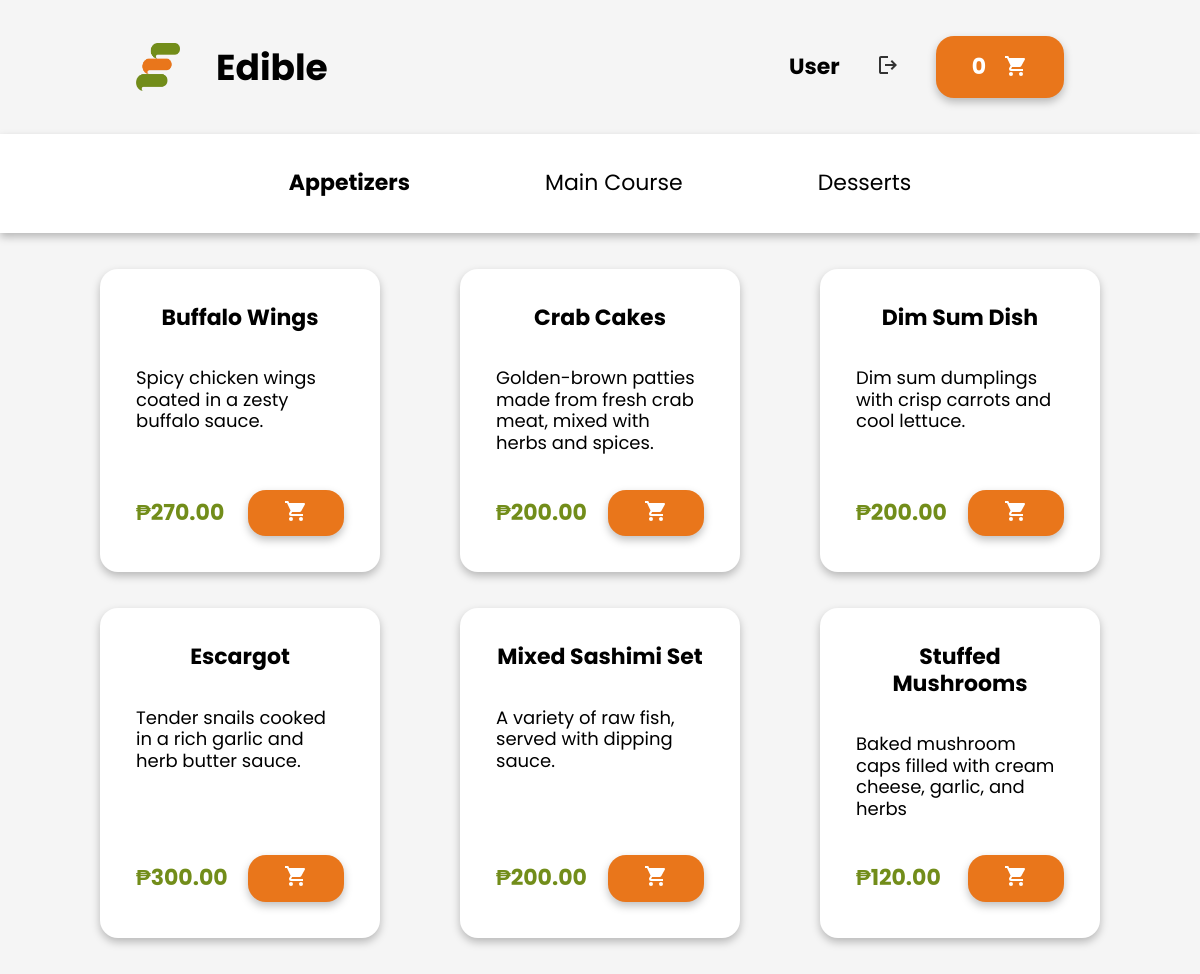
/html/menu-page.php (signed in), run on the app's committed database.
### tables this page shows
CREATE TABLE menu (
  id int(11) NOT NULL AUTO_INCREMENT,
  name varchar(50) NOT NULL,
  description text NOT NULL,
  price int(11) NOT NULL,
  category varchar(50) NOT NULL,
  status tinyint(4) NOT NULL,
  PRIMARY KEY (id)
);

### html/menu-page.php (the view, shortened to what this page needs)
<?php
include("../scripts/connection.php");
$fetchMenuItemsQuery = "SELECT * FROM menu WHERE status = 1 ORDER BY category, name";
$menuItems = $conn->query($fetchMenuItemsQuery);
$menu = array(
    'appetizer' => array(),
    'main-course' => array(),
    'dessert' => array()
);
if ($menuItems->num_rows > 0) {
    while ($menuItemRow = $menuItems->fetch_assoc()) {
        $menuCategory = strtolower($menuItemRow['category']);
        if (isset($menu[$menuCategory])) {
            $menu[$menuCategory][] = $menuItemRow;
        }
    }
}
?>
<!DOCTYPE html>
<html lang="en">
<head>
    <link rel="stylesheet" href="../css/styles.css">
    <link rel="stylesheet" href="../css/menustyles.css">
</head>
<body>
        <header class="header-container section-container flex justify-center">
            <div class="header section-content flex align-center space-between">
                <div class="header-left flex big-gap align-center">
                    <a href="../index.html" class="pointer">
                        <div class="company-container flex align-center big-gap">
                            <img class="company-image" src="../images/restaurant/edible-logo.png" alt="Company Image">
                            <h1 class="bold capitalize">Edible</h1>
                        </div>
                    </a>
                </div>
                <div class="header-right flex big-gap align-center">
                    <?php if (isset($_SESSION['username'])): ?>
                        <span class="bold capitalize text-medium"><?php echo $_SESSION['username']; ?></span>
                        <form action="../scripts/logout.php" method="post" class="logout-form">
                            <button type="submit" class="logout-button" aria-label="Logout">
                                <svg xmlns="http://www.w3.org/2000/svg" width="24" height="24" viewBox="0 0 24 24">
                                    <path fill="#333" d="M5 21q-.825 0-1.412-.587T3 19V5q0-.825.588-1.412T5 3h7v2H5v14h7v2zm11-4l-1.375-1.45l2.55-2.55H9v-2h8.175l-2.55-2.55L16 7l5 5z"/>
                                </svg>
                            </button>
                        </form>
                    <?php endif; ?>
                    <button class="cart-button basic-shadow flex gap radius" aria-label="Cart Button">
                        <span class="bold text-medium">0</span>
                    </button>
                </div>
            </div>
        </header>
    <main class="menu-container flex column">
        <section class="categories-tab-list flex justify-center basic-shadow">
            <button class="appetizer-button categories-tab active " onclick="showTab('appetizer')">
                <span class="capitalize text-medium">Appetizers</span>
            </button>
            <button class="main-course-button categories-tab" onclick="showTab('main-course')">
                <span class="capitalize text-medium">Main Course</span>
            </button>
            <button class="dessert-button categories-tab" onclick="showTab('dessert')">
                <span class="capitalize text-medium">Desserts</span>
            </button>
        </section>
        <section class="category section-container flex column justify-center align-center big-gap">
            <?php foreach ($menu as $category => $categoryMenuItems): ?>
            <div class="<?php echo $category; ?>-container section-content tab-container big-gap space-between <?php echo $category === 'appetizer' ? 'tab-container-active' : ''; ?>">
                <?php foreach ($categoryMenuItems as $categoryMenuitem): ?>
                    <article class="menu-item-container basic-shadow flex justify-center radius">
                        <div class="menu-item flex align-center column big-gap">
                            <span class="menu-item-title bold text-medium"><?php echo htmlspecialchars($categoryMenuitem['name']); ?></span>
                            <div class="menu-item-info flex column space-between">
                                <p class="menu-item-description"><?php echo htmlspecialchars($categoryMenuitem['description']); ?></p>
                                <div class="menu-items-action-container flex align-center space-between">
                                    <span class="bold text-medium">₱<?php echo number_format($categoryMenuitem['price'], 2); ?></span>
                                    <button class="add-to-cart-button radius basic-shadow" aria-label="Add to cart" data-id="<?php echo $categoryMenuitem['id']; ?>" data-name="<?php echo htmlspecialchars($categoryMenuitem['name']); ?>" data-price="<?php echo $categoryMenuitem['price']; ?>">
                                    </button>
                                </div>
                            </div>
                        </div>
                    </article>
                <?php endforeach; ?>
            </div>
            <?php endforeach; ?>
        </section>
    </main>
</body>
</html>

### css/styles.css (style rules this page uses)
:root { --black: #333; --orange: #E9761B; --green: #728D1A; --dark-gray: #555555; --grayish-white: #f5f5f5; }
* { margin: 0; padding: 0; box-sizing: border-box; font-family: Poppins, Arial; font-size: 18px; line-height: 1.2; }
h1, .text-largest { font-size: 36px; }
h3, .text-medium { font-size: 22px; }
.bold { font-weight: bold; }
.capitalize { text-transform: capitalize; }
.flex { display: flex; }
.justify-center { justify-content: center; }
.space-between { justify-content: space-between; }
.align-center { align-items: center; }
.column { flex-direction: column; }
.big-gap { gap: 2rem; }
.gap { gap: 1rem; }
.radius { border-radius: 1rem; }
.pointer { cursor: pointer; }
button, input, a { all: unset; box-sizing: border-box; }
.basic-shadow { box-shadow: 0px 4px 8px rgba(0, 0, 0, 0.25); }
.section-container { width: 100%; }
.section-content { width: 1000px; }
.company-image { width: 44px; height: 48px; }

### css/menustyles.css (style rules this page uses)
.menu-container { width: 100%; min-height: 100vh; background: var(--grayish-white); }
.header { padding: 2rem; }
.header-container { background: var(--grayish-white); }
.company-image { width: 44px; height: 48px; }
.cart-button { padding: 1rem 2rem; background: var(--orange); color: white; }
.category { padding: 2rem; }
.categories-tab-list { padding-top: 2rem; padding-bottom: 2rem; gap: 135px; background: white; }
.categories-tab.active { font-weight: bold; }
.tab-container { display: none; flex-wrap: wrap; }
.tab-container-active { display: flex; }
.menu-item-container { width: 280px; padding: 2rem; background: white; }
.menu-item-title { text-align: center; }
.menu-item-info { width: 100%; height: 100%; gap: 2rem; }
.menu-item-description { min-height: 65px; }
.menu-items-action-container { width: 100%; color: var(--green); }
.menu-item { width: 100%; }
.add-to-cart-button { padding: 0.5rem 2rem; background: var(--orange); }

### data on the page
menu: name "Buffalo Wings", description "Spicy chicken wings coated in a zesty buffalo sauce.", price "270.00"
menu: name "Crab Cakes", description "Golden-brown patties made from fresh crab meat, mixed with herbs and spices.", price "200.00"
menu: name "Dim Sum Dish", description "Dim sum dumplings with crisp carrots and cool lettuce.", price "200.00"
menu: name "Escargot", description "Tender snails cooked in a rich garlic and herb butter sauce.", price "300.00"
menu: name "Mixed Sashimi Set", description "A variety of raw fish, served with dipping sauce.", price "200.00"
menu: name "Stuffed Mushrooms", description "Baked mushroom caps filled with cream cheese, garlic, and herbs", price "120.00"

### other printed values
$_SESSION['username'] "User"
